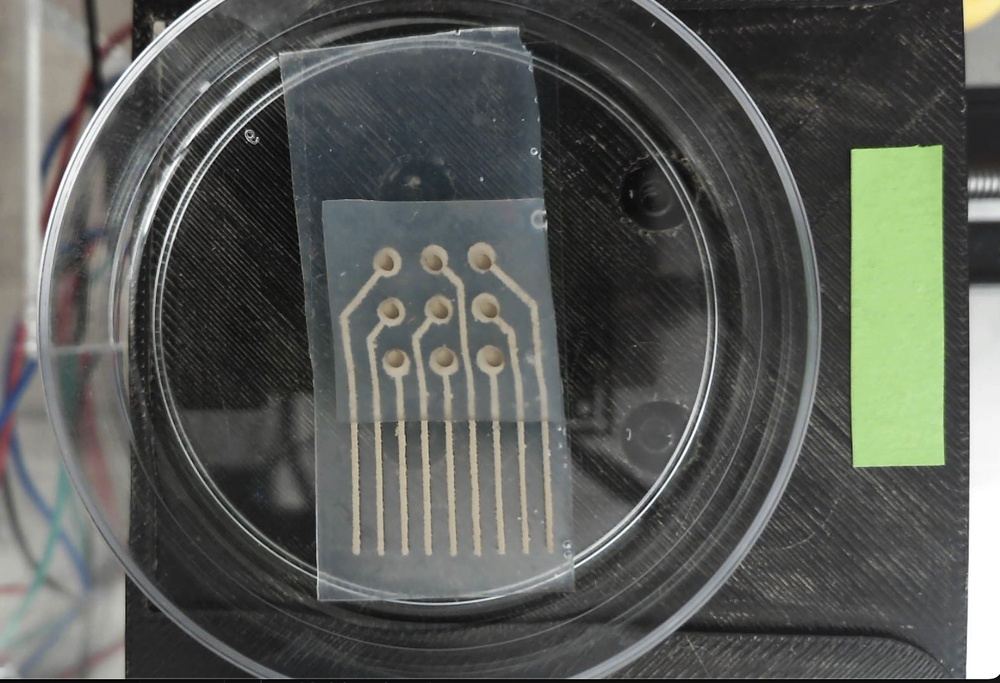
#> input picture calibrationBox.jpg, 1000 x 683 px, shrunk from 1582 x 1080 before the run
$ python Calibration.py
#> lines starting #> are read from the running program, lines starting #| are printed output that depends on the picture; after the words box and inside, x2 and y2 are one past the last pixel; in counts of white or black regions, pixels touching at a corner belong together; long printed decimals are rounded
#> further down, image is the input picture: shape (683, 1000, 3); mean B, G, R 86.9, 91.2, 88.8
import numpy as np
import cv2

def detect_green_region(frame: np.ndarray, real_length: float, real_width: float, debug_draw: np.ndarray = None) -> float | None:
#> called with real_length = 25.6, real_width = 6.96
    hsv = cv2.cvtColor(frame, cv2.COLOR_BGR2HSV)
#> hsv: shape (683, 1000, 3); mean H, S, V 45.2, 17, 92.9

    # Define green color range (tweak as needed for lighting conditions)
    lower_green = np.array([40, 40, 40])
    upper_green = np.array([90, 255, 255])

    mask = cv2.inRange(hsv, lower_green, upper_green)
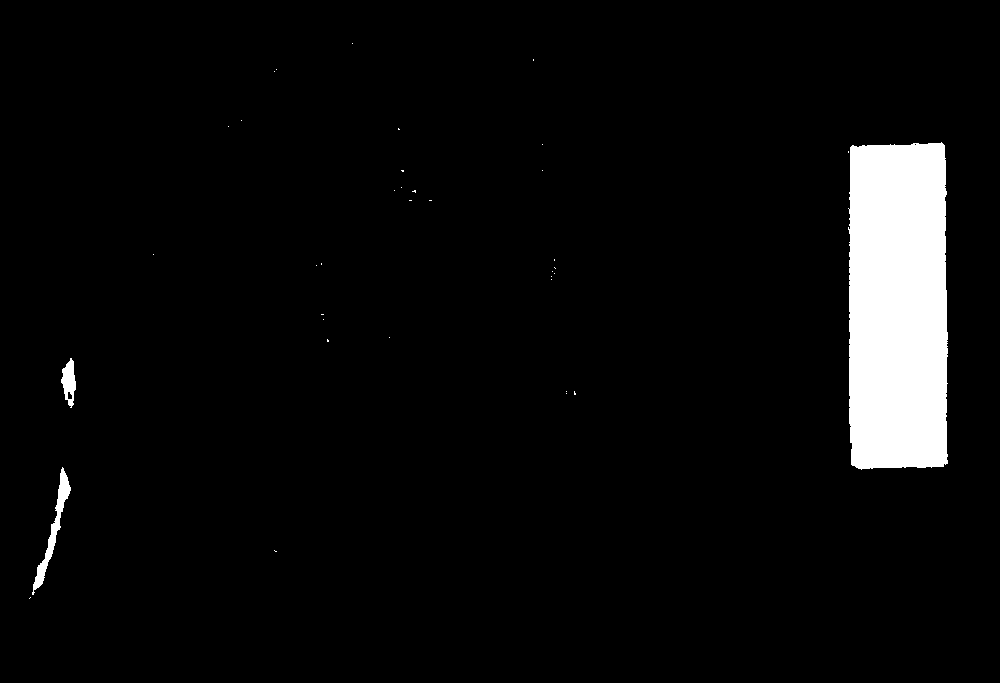
#> mask: shape (683, 1000); 4.8% white; 37 white regions (34 under 20 px), largest, box (x1, y1, x2, y2) and area: (848, 142, 948, 470) 31325, (32, 467, 71, 595) 940, (61, 358, 76, 408) 444

    # Morphology to clean up
    kernel = np.ones((5, 5), np.uint8)
    mask = cv2.morphologyEx(mask, cv2.MORPH_OPEN, kernel)
#> mask: shape (683, 1000); 4.8% white; 5 white regions, box (x1, y1, x2, y2) and area: (849, 143, 948, 469) 31252, (34, 518, 60, 588) 516, (56, 473, 70, 512) 347, (62, 361, 76, 392) 343, (68, 399, 73, 405) 30
    mask = cv2.morphologyEx(mask, cv2.MORPH_CLOSE, kernel)
#> mask: shape (683, 1000); 4.8% white; 5 white regions

    # Find contours in the mask
    contours, _ = cv2.findContours(mask, cv2.RETR_EXTERNAL, cv2.CHAIN_APPROX_SIMPLE)
#> contours = 5 contours; box (x1, y1, x2, y2) and area: (849, 143, 948, 469) 30864, (34, 518, 60, 588) 438, (62, 361, 76, 392) 305, (56, 473, 70, 512) 302, (68, 399, 73, 405) 20

    if contours:
        largest = max(contours, key=cv2.contourArea)
#> largest = contour of 81 points, box (x1, y1, x2, y2) (849, 143, 948, 469), area 30864

        rect = cv2.minAreaRect(largest) #(center(x, y), (width, height), angle)
#> rect = ((898, 305.5), (325, 98), -90)
        box = cv2.boxPoints(rect)
#> box = [[947, 468], [849, 468], [849, 143], [947, 143]]
        box = np.round(cv2.boxPoints(rect)).astype(int) #Convert to integer coordinates

        edge1 = np.linalg.norm(box[0] - box[1])
#> edge1 = 98
        edge2 = np.linalg.norm(box[1] - box[2])
#> edge2 = 325

        width = min(edge1, edge2)
#> width = 98
        length = max(edge1, edge2)
#> length = 325

        w_cal = real_width/width
#> w_cal = 0.071
        l_cal = real_length/length
#> l_cal = 0.0788

        print("Two calibrations:", w_cal, l_cal)
#| Two calibrations: 0.07102 0.07877

        cal_avg = (w_cal + l_cal)/2
#> cal_avg = 0.0749

        if debug_draw is not None:
            cv2.drawContours(debug_draw, [box], 0, (0, 0, 255), 2)
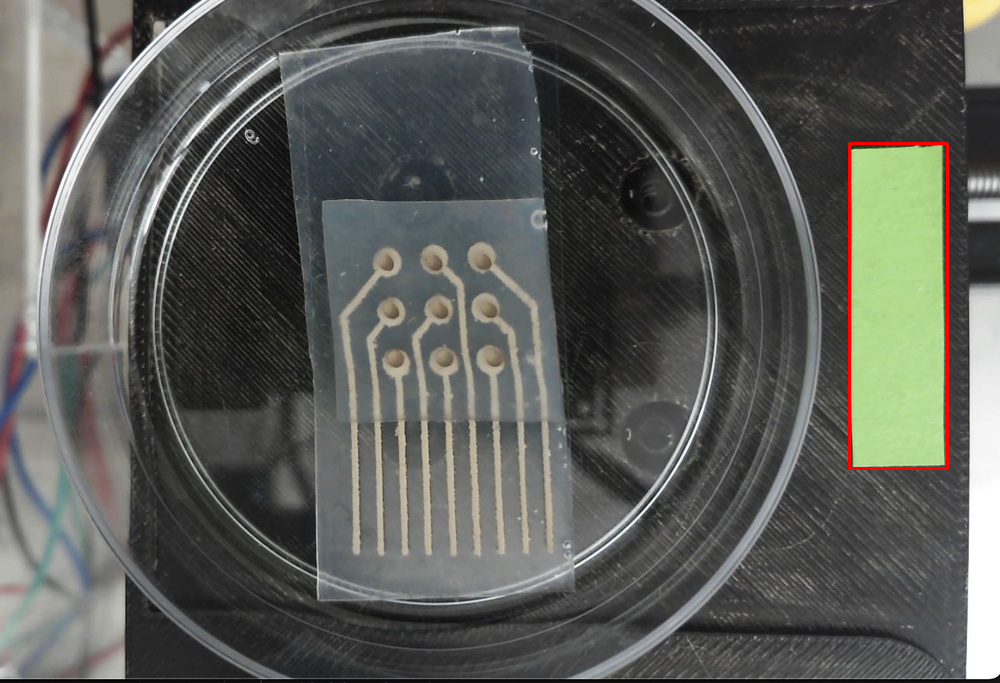
#> debug_draw: shape (683, 1000, 3); 0.37% of pixels changed, all inside (x1, y1, x2, y2) = (848, 142, 949, 470)
        return cal_avg
    return None


r_length = 25.6
r_width = 6.96
image = cv2.imread("calibrationBox.jpg")
debug_draw = image.copy()

cal_value = detect_green_region(image, r_length, r_width, debug_draw=debug_draw)
#> cal_value = 0.0749

print(cal_value, "mm/pixel")
#| 0.07489 mm/pixel
cv2.imshow("Debug Draw", debug_draw)
cv2.waitKey(0)
cv2.destroyAllWindows()

$ run again, with test_img2.jpg copied over calibrationBox.jpg
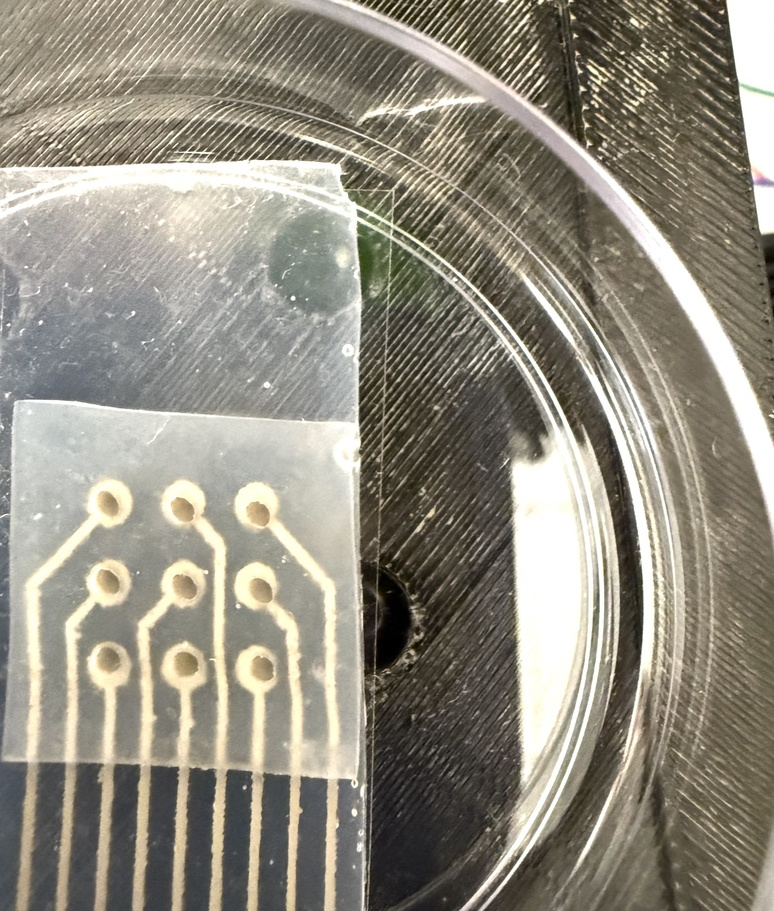
#> input picture test_img2.jpg, 774 x 911 px, shrunk from 1152 x 1356 before the run
#> image is the input picture: shape (911, 774, 3); mean B, G, R 127.9, 141.1, 145.8
#> hsv: shape (911, 774, 3); mean H, S, V 30.4, 39.3, 146.5
#> in detect_green_region, `mask = cv2.morphologyEx(mask, cv2.MORPH_OPEN, kernel)`:
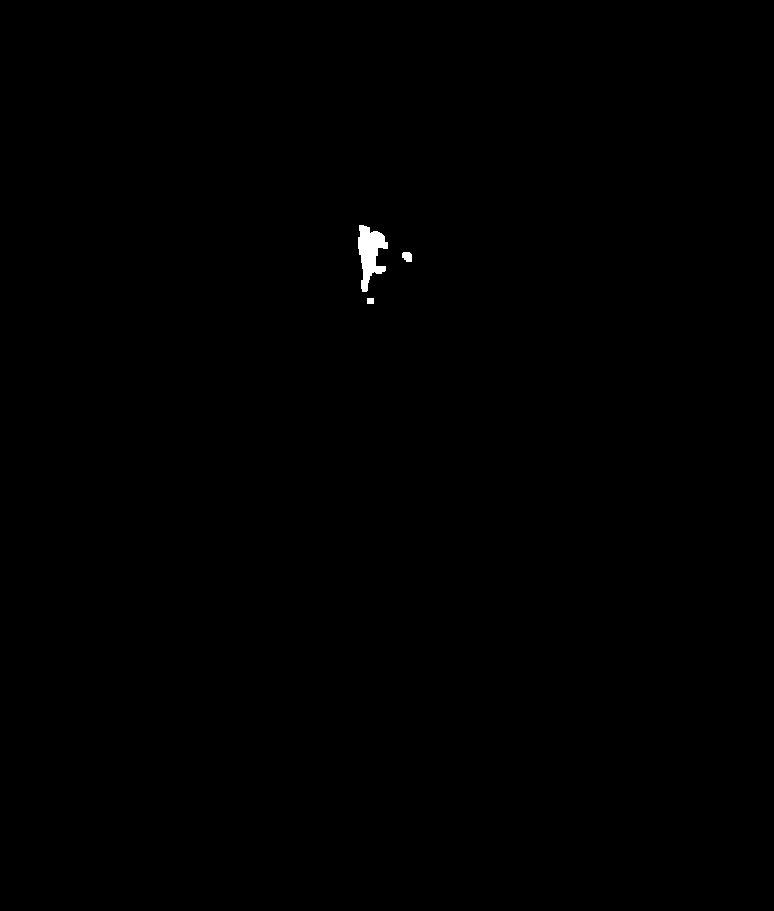
#> mask: shape (911, 774); 0.17% white; 3 white regions, box (x1, y1, x2, y2) and area: (358, 225, 388, 292) 1105, (402, 252, 412, 262) 84, (367, 298, 374, 304) 42
#> contours = 3 contours; box (x1, y1, x2, y2) and area: (358, 225, 388, 292) 1018, (402, 252, 412, 262) 68, (367, 298, 374, 304) 30
#> largest = contour of 64 points, box (x1, y1, x2, y2) (358, 225, 388, 292), area 1018
#> rect = ((372.5, 258), (66, 29), -90)
#> box = [[387, 291], [358, 291], [358, 225], [387, 225]]
#> edge1 = 29
#> edge2 = 66
#> width = 29
#> length = 66
#> w_cal = 0.24
#> l_cal = 0.388
#| Two calibrations: 0.24 0.3879
#> cal_avg = 0.314
#> in detect_green_region, `cv2.drawContours(debug_draw, [box], 0, (0, 0, 255), 2)`:
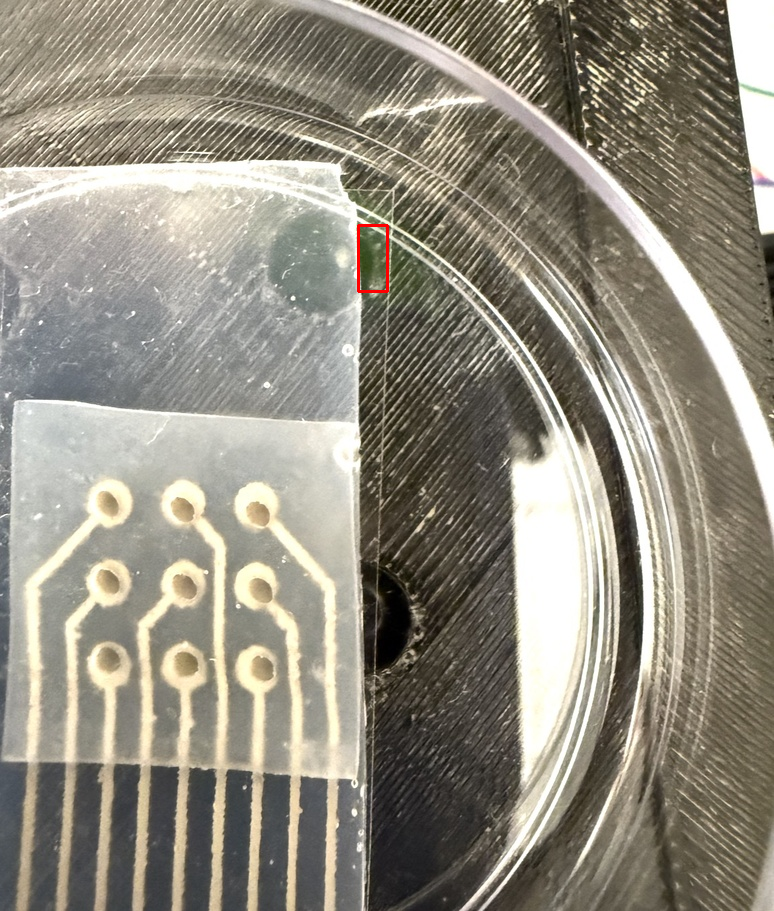
#> debug_draw: shape (911, 774, 3); 0.08% of pixels changed, all inside (x1, y1, x2, y2) = (357, 224, 389, 293)
#| 0.3139 mm/pixel
